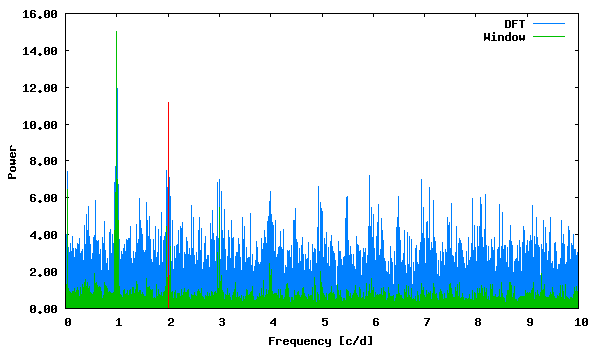

gnuplot code for this plot:
set term png size 600,350 medium
set colors classic
set output "phase_lc_12.deeming.png"
set xlabel "Frequency [c/d]"
set ylabel "Power"
set format y "%5.2f"
plot "deeming.periodogram" using 1:2 with lines linecolor 3 title "DFT", "deeming.periodogram" using 1:3 with lines linecolor 2 title "Window", "<echo '2.005787 11.15619630'" with impulses linecolor 1 title ""
 
